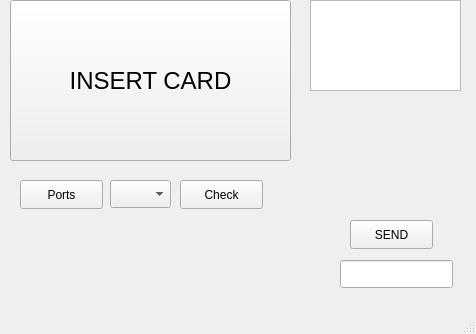
<?xml version="1.0" encoding="UTF-8"?>
<ui version="4.0">
 <class>MainWindow</class>
 <widget class="QMainWindow" name="MainWindow">
  <property name="geometry">
   <rect>
    <x>0</x>
    <y>0</y>
    <width>476</width>
    <height>334</height>
   </rect>
  </property>
  <property name="windowTitle">
   <string>MainWindow</string>
  </property>
  <widget class="QWidget" name="centralwidget">
   <widget class="QPushButton" name="Button1">
    <property name="geometry">
     <rect>
      <x>10</x>
      <y>0</y>
      <width>281</width>
      <height>161</height>
     </rect>
    </property>
    <property name="font">
     <font>
      <pointsize>18</pointsize>
     </font>
    </property>
    <property name="text">
     <string>INSERT CARD</string>
    </property>
   </widget>
   <widget class="QPushButton" name="buttonPortsInfo">
    <property name="geometry">
     <rect>
      <x>20</x>
      <y>180</y>
      <width>83</width>
      <height>29</height>
     </rect>
    </property>
    <property name="text">
     <string>Ports</string>
    </property>
   </widget>
   <widget class="QComboBox" name="cmbPorts">
    <property name="geometry">
     <rect>
      <x>110</x>
      <y>180</y>
      <width>61</width>
      <height>28</height>
     </rect>
    </property>
   </widget>
   <widget class="QPushButton" name="buttonOpenPort">
    <property name="geometry">
     <rect>
      <x>180</x>
      <y>180</y>
      <width>83</width>
      <height>29</height>
     </rect>
    </property>
    <property name="text">
     <string>Check</string>
    </property>
   </widget>
   <widget class="QListWidget" name="kortinNumero">
    <property name="geometry">
     <rect>
      <x>310</x>
      <y>0</y>
      <width>151</width>
      <height>91</height>
     </rect>
    </property>
   </widget>
   <widget class="QPushButton" name="buttonSend">
    <property name="geometry">
     <rect>
      <x>350</x>
      <y>220</y>
      <width>83</width>
      <height>29</height>
     </rect>
    </property>
    <property name="text">
     <string>SEND</string>
    </property>
   </widget>
   <widget class="QLineEdit" name="lineMessage1">
    <property name="geometry">
     <rect>
      <x>340</x>
      <y>260</y>
      <width>113</width>
      <height>28</height>
     </rect>
    </property>
   </widget>
  </widget>
  <widget class="QMenuBar" name="menubar">
   <property name="geometry">
    <rect>
     <x>0</x>
     <y>0</y>
     <width>476</width>
     <height>25</height>
    </rect>
   </property>
  </widget>
  <widget class="QStatusBar" name="statusbar"/>
 </widget>
 <resources/>
 <connections/>
</ui>
